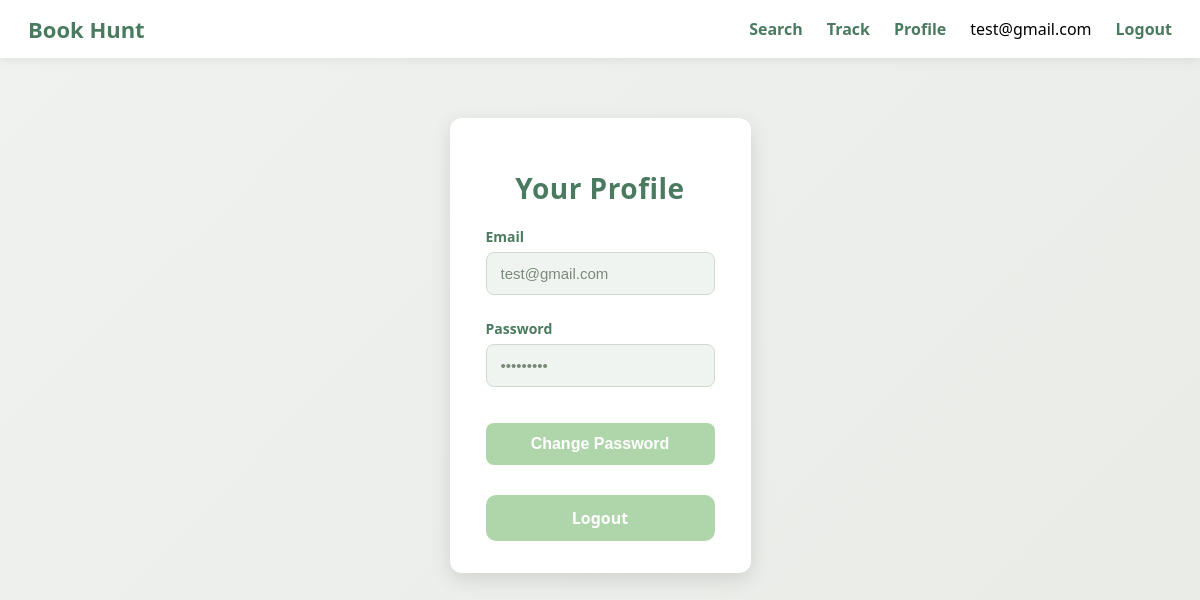
Page /profile (signed in) on the earlier database version.
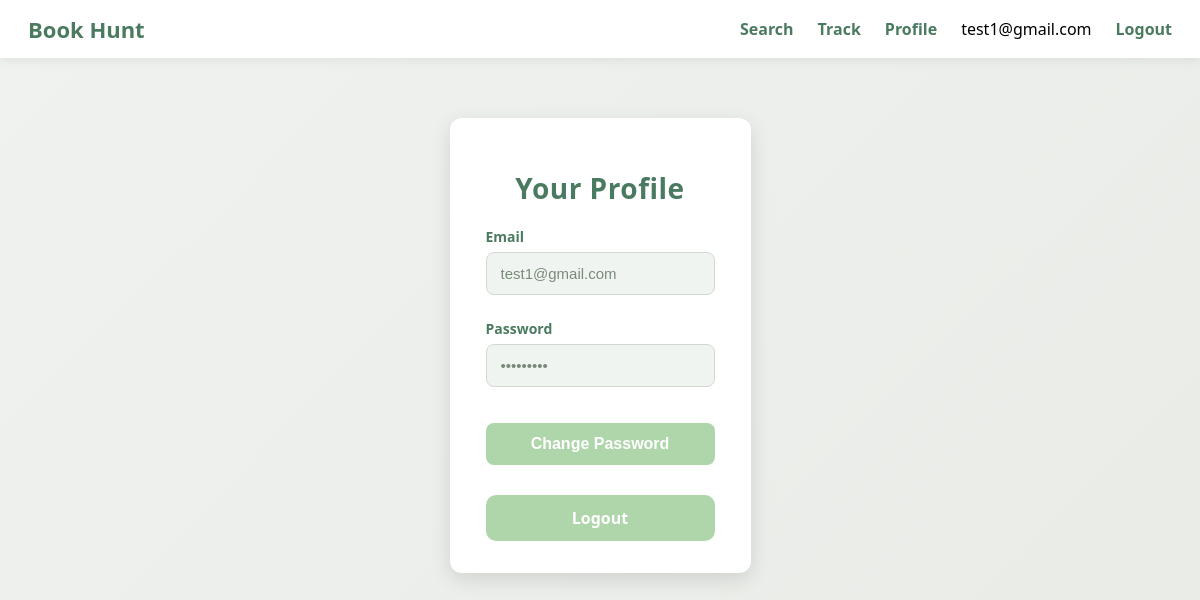
Same page on the later database version.
### tables this page shows
CREATE TABLE users (
    id INTEGER PRIMARY KEY AUTOINCREMENT,
    email TEXT UNIQUE NOT NULL,
    password_hash TEXT NOT NULL,
    created_at TEXT DEFAULT CURRENT_TIMESTAMP
);

### flask_app.py (the view)
@app.route("/profile")
def profile():
    if "user_id" not in session:
        return redirect("/login")
    db = get_db()
    user = db.execute(
        "SELECT * FROM users WHERE id = ?",
        (session["user_id"],)
    ).fetchone()
    if user is None:
        return redirect("/login")
    return render_template("profile.html", email=user["email"])

### flask_app.py (called while the page is built)
def get_db():
    db = g.get("db")
    if db is None:
        db = g.db = sqlite3.connect(DATABASE)
        db.row_factory = sqlite3.Row
    return db

@app.context_processor
def inject_logged_in_user():
    current_user_email = None
    if "user_id" in session:
        db = get_db()
        user_row = db.execute(
            "SELECT email FROM users WHERE id = ?",
            (session["user_id"],)
        ).fetchone()
        if user_row:
            current_user_email = user_row["email"]
    return {"current_user_email": current_user_email}

### templates/profile.html (shortened to what this page needs)
{% extends "base.html" %}
{% block head %}
<link rel="stylesheet" href="{{ url_for('static', filename='css/profile.css') }}">
{% endblock %}
{% block content %}
<div class="profile-wrapper">
    {% if email %}
    <div class="profile-card">
        <h1 class="profile-title">Your Profile</h1>
        <div class="profile-section">
            <label>Email</label>
            <div class="profile-row">
                <input id="email-input" type="email" value="{{ email }}" disabled>
            </div>
        </div>
        <div class="profile-section">
            <label>Password</label>
            <div class="profile-row">
                <input id="password-display" type="password" value="*********" disabled>
                <button id="password-change-btn"> Change Password </button>
            </div>
        </div>
        <a href="/logout" class="logout-button">Logout</a>
    </div>
    {% else %}
    <div class="profile-card">
        <h1 class="profile-title">Please log in to see your profile.</h1>
    </div>
    {% endif %}
</div>
{% endblock %}

### templates/base.html (shortened to what this page needs)
<!DOCTYPE html>
<html>
    <head>
        <link rel="stylesheet" href="../static/css/style.css">
        {% block head %}{% endblock %}
    </head>
    <body>
        <nav class="navbar">
            <div class="nav-left">
                <a href="/search" class="nav-logo">Book Hunt</a>
            </div>
            <div class="nav-right">
                <a href="/search" class="nav-link"> Search </a>
                <a href="/track" class="nav-link">Track</a>
                <a href="/profile" class="nav-link">Profile</a>
                {% if current_user_email %}
                <span class="nav-user">{{ current_user_email }}</span>
                <a href="/logout" class="nav-link">Logout</a>
                {% else %}
                <a href="/login" class="nav-link">Login</a>
                {% endif %}
            </div>
        </nav>
        <div class="content">
            {% block content %}{% endblock %}
        </div>
    </body>
</html>

### static/css/style.css (style rules this page uses)
* { box-sizing: border-box; }
body { margin: 0; padding: 0; font-family: 'Segoe UI', Tahoma, Geneva, Verdana, sans-serif; background: linear-gradient(135deg, #F0F2EF 0%, #E8EBE6 100%); min-height: 100vh; }
h1 { color: #5A8C6B; font-size: 32px; margin-bottom: 30px; font-weight: 600; letter-spacing: 0.5px; max-width: fit-content; margin-left: auto; margin-right:auto; }
input { display: block; width: 100%; margin-bottom: 8px; padding: 10px 15px; box-sizing: border-box; border: 2px solid #E0E0E0; border-radius: 8px; font-size: 14px; transition: border-color 0.3s, box-shadow 0.3s; }
input::placeholder { color: #999; }
button { padding: 12px 20px; border-radius: 8px; margin-top: 20px; margin-bottom: 0; border: none; color: white; cursor: pointer; background-color: #AFD5AA; width: 100%; font-size: 16px; font-weight: 600; transition: background-color 0.3s, transform 0.2s, box-shadow 0.3s; }
.navbar { width: 100%; background: white; padding: 14px 28px; display: flex; justify-content: space-between; align-items: center; box-shadow: 0 2px 10px rgba(0,0,0,0.08); position: sticky; top: 0; z-index: 100; }
.nav-logo { font-size: 22px; font-weight: 700; color: #4A7A5F; text-decoration: none; }
.nav-right { display: flex; gap: 24px; }
.nav-link { text-decoration: none; font-size: 16px; color: #4A7A5F; font-weight: 600; transition: color 0.2s ease; }
.content { padding-top: 20px; }

### static/css/profile.css (style rules this page uses)
.profile-wrapper { width: 100%; max-width: 900px; margin: 40px auto; display: flex; justify-content: center; }
.profile-card { background: white; padding: 32px 36px; border-radius: 12px; box-shadow: 0 6px 20px rgba(0,0,0,0.12); }
.profile-title { color: #4A7A5F; font-size: 28px; margin-bottom: 20px; font-weight: 700; }
.profile-section label { font-size: 14px; font-weight: 600; color: #4A7A5F; margin-bottom: 6px; display: block; }
.profile-row { display: flex; flex-direction: column; align-items: flex-start; gap: 8px; margin-bottom: 16px; }
.profile-row input, .password-form input { flex: 1; padding: 12px 14px; border-radius: 8px; border: 1px solid #D0D8D0; background: #F8FAF8; font-size: 15px; color: #27382B; }
.profile-row input { width: 100%; }
.profile-row input:disabled { background: #F0F4F0; color: #7A8A7A; }
.logout-button { display: block; width: 100%; text-align: center; margin-top: 30px; padding: 12px 0; background: #AFD5AA; color: white; border-radius: 10px; font-weight: 600; text-decoration: none; transition: background-color 0.3s, transform 0.2s; }

Differences in the rows shown:
changed users: email "test@gmail.com" → "test1@gmail.com"
